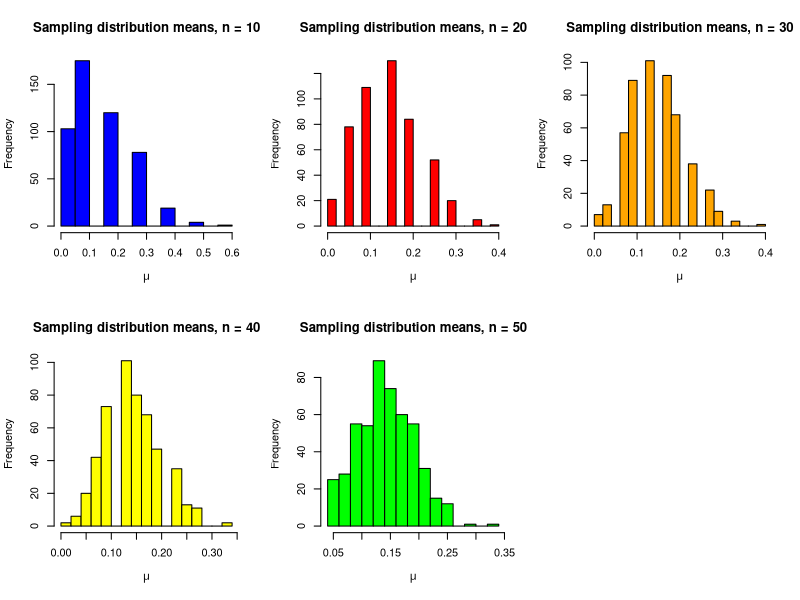

The R source for this figure:
# Question 4

# Parts A & B
# individual sample size
n <- 10

# the number of simulations per sample size
N <- 500

# probability of success
P <- 0.15

# number of columns in the matrices
C <- 5

sample_mean <- matrix(NA, N, C)

iter <- 0

for (n in seq(10, 50, 10)) { # 1:5 == seq(1,5,1)
  iter <- iter + 1

  for (i in 1:N) {
    draws <- rbinom(n, 1, P)
    sample_mean[i, iter] <- mean(draws)
  }
}

# Part C
means_table <- data.frame(
  mean(sample_mean[,1]),
  mean(sample_mean[,2]),
  mean(sample_mean[,3]),
  mean(sample_mean[,4]),
  mean(sample_mean[,5])
)

colnames(means_table) <- c('n = 10', 'n = 20', 'n = 30', 'n = 40', 'n = 50')
means_table

sd_table <- data.frame(
  sd(sample_mean[,1]),
  sd(sample_mean[,2]),
  sd(sample_mean[,3]),
  sd(sample_mean[,4]),
  sd(sample_mean[,5])
)

colnames(sd_table) <- c('n = 10', 'n = 20', 'n = 30', 'n = 40', 'n = 50')
sd_table

# Part D
par(mfrow = c(2,3))

hist(
  sample_mean[,1],
  breaks = 15,
  main = 'Sampling distribution means, n = 10',
  xlab = expression(mu),
  col = 'blue'
)

hist(
  sample_mean[,2],
  breaks = 15,
  main = 'Sampling distribution means, n = 20',
  xlab = expression(mu),
  col = 'red'
)

hist(
  sample_mean[,3],
  breaks = 15,
  main = 'Sampling distribution means, n = 30',
  xlab = expression(mu),
  col = 'orange'
)

hist(
  sample_mean[,4],
  breaks = 15,
  main = 'Sampling distribution means, n = 40',
  xlab = expression(mu),
  col = 'yellow'
)

hist(
  sample_mean[,5],
  breaks = 15,
  main = 'Sampling distribution means, n = 50',
  xlab = expression(mu),
  col = 'green'
)

# Part E
